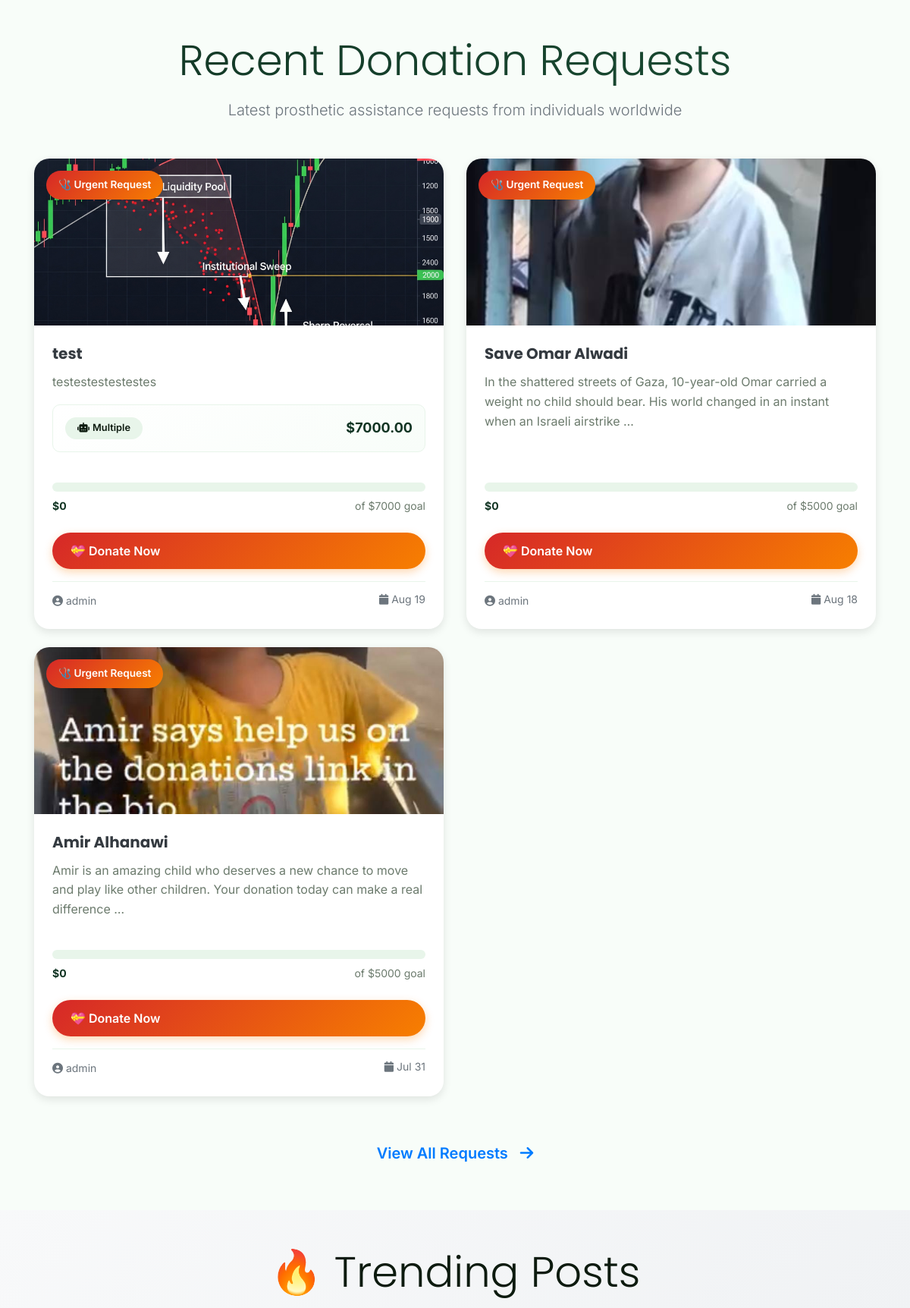
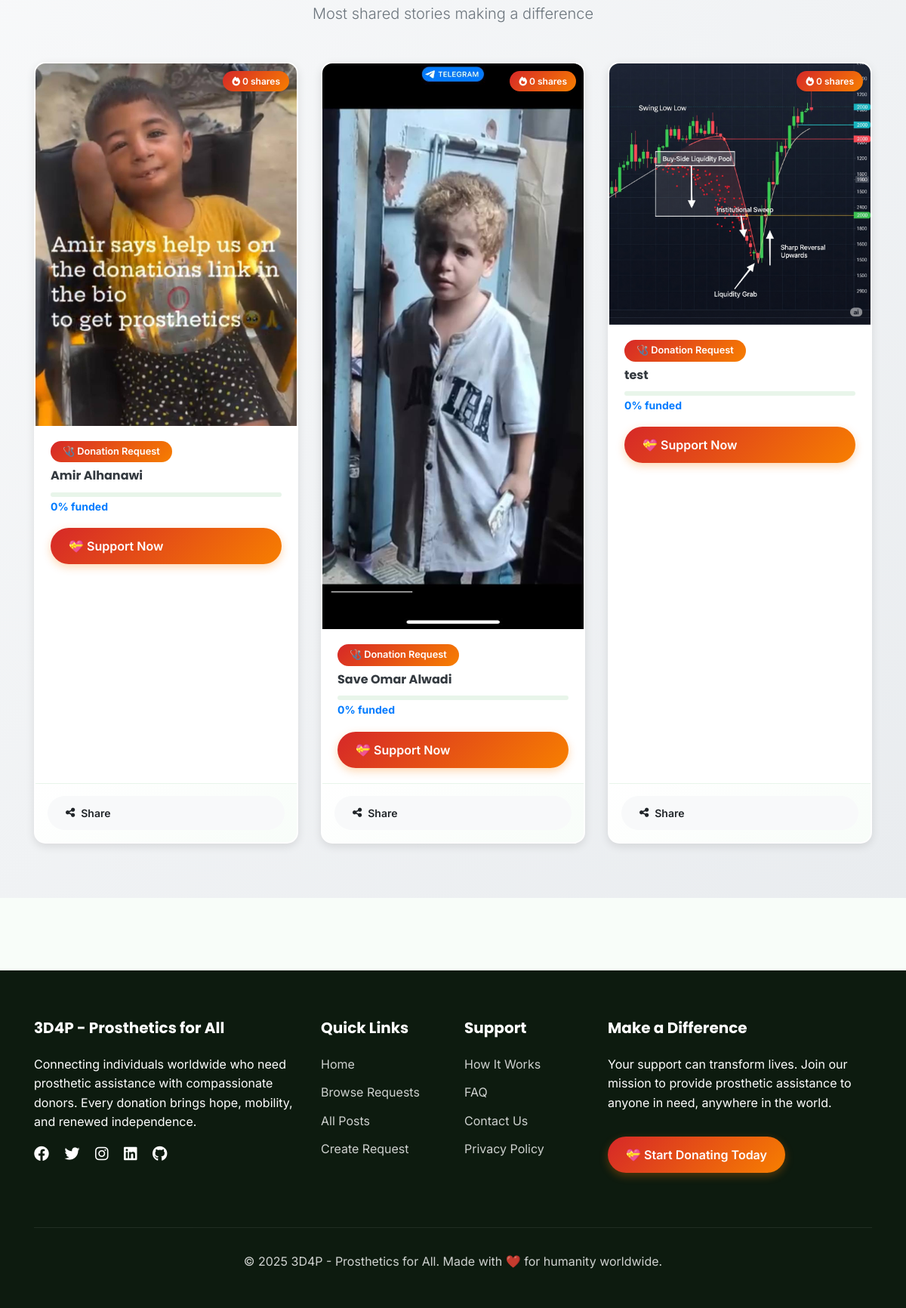
Before: / (lower part) with the older database file (2 pictures, top to bottom).
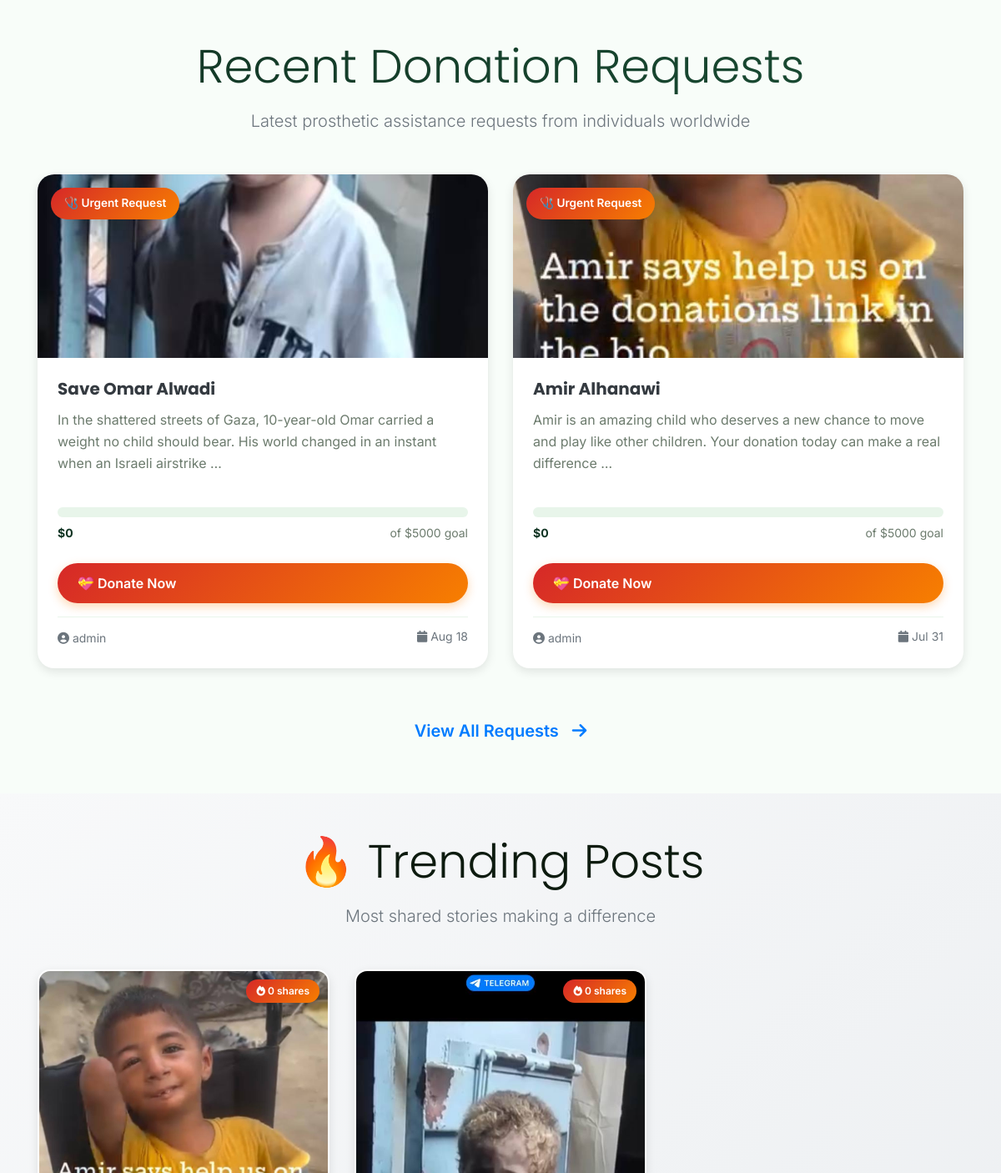
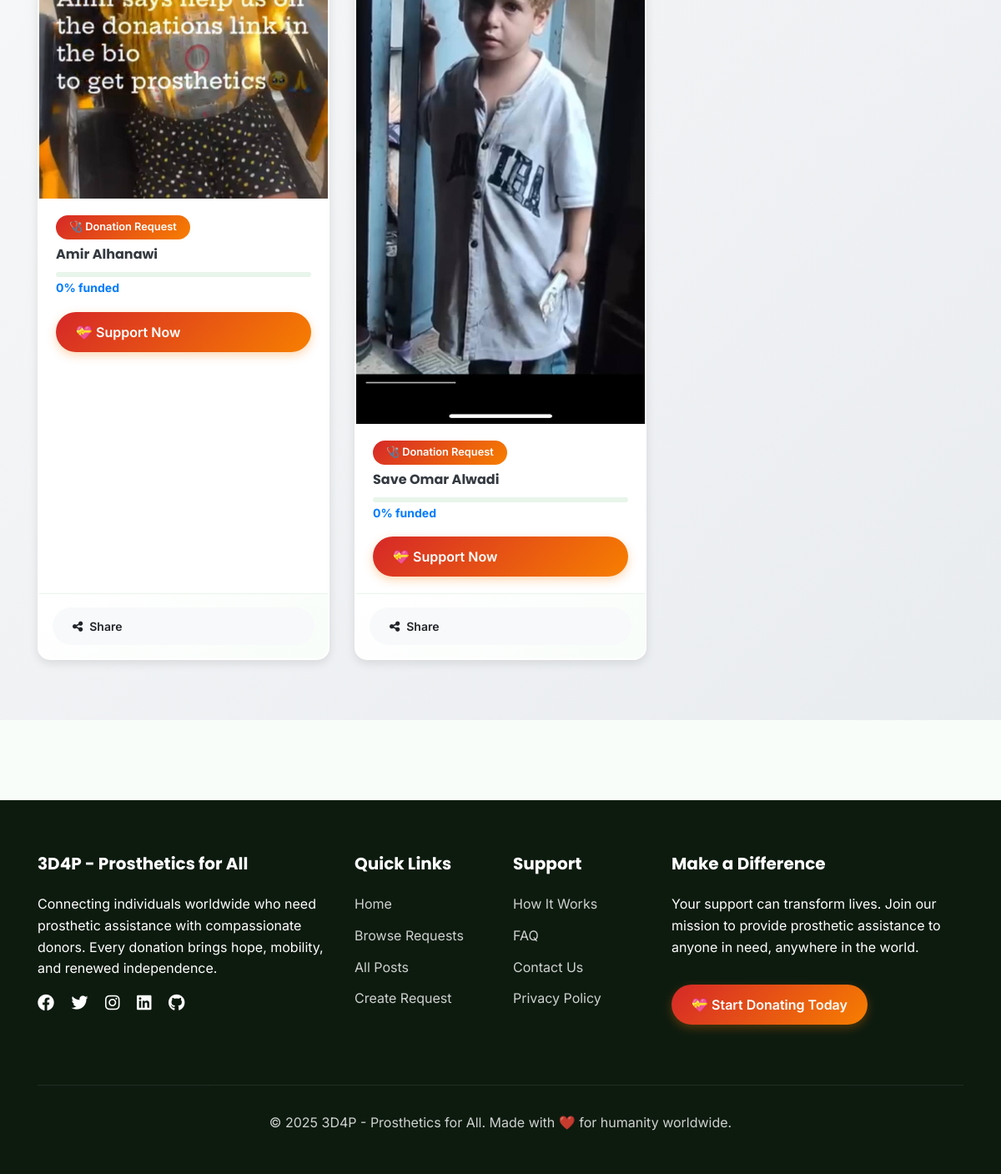
After: the same page with the newer database file (2 pictures, top to bottom).
### posts/models.py (models this page shows, shortened)
class Post(models.Model):
    POST_TYPE_CHOICES = [
        ('regular', 'Regular Post'),
        ('donation', 'Donation Request'),
    ]
    author = models.ForeignKey(User, on_delete=models.CASCADE, null=True, blank=True)
    author_name = models.CharField(max_length=100, blank=True)
    title = models.CharField(max_length=200)
    content = models.TextField()
    post_type = models.CharField(max_length=20, choices=POST_TYPE_CHOICES, default='regular')
    is_approved = models.BooleanField(default=False)
    created_at = models.DateTimeField(auto_now_add=True)
    updated_at = models.DateTimeField(auto_now=True)
    view_count = models.IntegerField(default=0)
    share_count = models.IntegerField(default=0)
    image = models.ImageField(upload_to='post_images/', null=True, blank=True)

class DonationRequest(models.Model):
    post = models.OneToOneField(Post, on_delete=models.CASCADE, related_name='donation_details')
    estimated_cost = models.DecimalField(max_digits=10, decimal_places=2)
    prosthetic_type = models.CharField(max_length=100)
    measurements = models.TextField()

### donations/models.py (models this page shows, shortened)
class DonationGoal(models.Model):
    post = models.OneToOneField(Post, on_delete=models.CASCADE, related_name='donation_goal')
    goal_amount = models.DecimalField(max_digits=10, decimal_places=2)
    current_amount = models.DecimalField(max_digits=10, decimal_places=2, default=Decimal('0.00'))
    is_active = models.BooleanField(default=True)
    created_at = models.DateTimeField(auto_now_add=True)
    @property
    def progress_percentage(self):
        if self.goal_amount == 0:
            return 0
        return min((self.current_amount / self.goal_amount) * 100, 100)

### users/models.py (models this page shows, shortened)
class CustomUser(AbstractUser):
    is_member = models.BooleanField(default=False)
    is_verified = models.BooleanField(default=False)
    bio = models.TextField(blank=True)
    date_of_birth = models.DateField(null=True, blank=True)
    pass

### prosthetic_3D4P/views.py (the view)
# urls.py: path('', views.home, name='home'),
def home(request):
    recent_posts = Post.objects.filter(is_approved=True).order_by('-created_at')[:5]
    most_shared_posts = Post.objects.filter(is_approved=True).order_by('-share_count')[:5]
    context = {
        'recent_posts': recent_posts,
        'most_shared_posts': most_shared_posts,
    }
    return render(request, 'home.html', context)

### users/templatetags/user_tags.py (called while the page is built)
@register.filter
def is_member(user):
    if user is None or not user.is_authenticated:
        return False
    return hasattr(user, 'memberprofile') and user.memberprofile.is_verified

### utils/error_handlers.py (called while the page is built)
    def __call__(self, request):
        if self.is_suspicious_request(request):
            logger.warning(
                f"Suspicious request detected: {request.method} {request.get_full_path()} "
                f"from IP: {self.get_client_ip(request)}"
            )
        response = self.get_response(request)
        return response

    def is_suspicious_request(self, request):
        suspicious_patterns = [
            'admin/', 'wp-admin/', 'phpmyadmin/', '.env', 'config.php',
            'shell.php', 'cmd.php', 'eval(', 'system(', 'exec('
        ]
        path = request.get_full_path().lower()
        return any(pattern in path for pattern in suspicious_patterns)

### templates/home.html (shortened to what this page needs)
{% extends 'base.html' %}
{% load user_tags %}
{% load i18n %}
{% block content %}
<section class="py-5">
    <div class="container">
        <div class="text-center mb-5" data-aos="fade-up">
            <h2 class="display-4 text-gradient">Recent Donation Requests</h2>
            <p class="lead text-muted">Latest prosthetic assistance requests from individuals worldwide</p>
        </div>
        <div class="row">
            {% for post in recent_posts %}
            {% if post.post_type == 'donation' %}
            <div class="col-lg-6 mb-4" data-aos="fade-up" data-aos-delay="{% cycle '100' '200' '300' '400' '500' %}">
                <div class="donation-card h-100">
                    {% if post.image %}
                    <div class="card-img-wrapper">
                        <img src="{{ post.image.url }}" class="card-img-top" alt="{{ post.title }}">
                        <div class="urgency-badge">
                            🩺 Urgent Request
                        </div>
                    </div>
                    {% endif %}
                    <div class="card-body">
                        <h5 class="card-title">
                            <a href="{% url 'post_detail' post.pk %}" class="text-decoration-none text-dark">
                                {{ post.title }}
                            </a>
                        </h5>
                        <p class="card-text">{{ post.content|truncatewords:25 }}</p>
                        {% if post.donation_details %}
                        <div class="prosthetic-info mb-3">
                            <div class="d-flex justify-content-between align-items-center">
                                <span class="badge badge-light">
                                    <i class="fas fa-robot"></i> {{ post.donation_details.prosthetic_type }}
                                </span>
                                <span class="estimated-cost">
                                    ${{ post.donation_details.estimated_cost }}
                                </span>
                            </div>
                        </div>
                        {% endif %}
                        {% if post.donation_goal %}
                        <div class="progress-wrapper">
                            <div class="progress">
                            </div>
                            <div class="progress-info">
                                <span class="raised">${{ post.donation_goal.current_amount|floatformat:0 }}</span>
                                <span class="goal">of ${{ post.donation_goal.goal_amount|floatformat:0 }} goal</span>
                            </div>
                        </div>
                        {% endif %}
                        <div class="mt-auto">
                            <a href="{% url 'donate_to_post' post.id %}" class="btn btn-donate btn-block">
                                💝 Donate Now
                            </a>
                            <div class="post-meta mt-3">
                                <small class="text-muted">
                                    <i class="fas fa-user-circle"></i>
                                    {% if post.author %}
                                        {{ post.author.username }}
                                    {% else %}
                                        {{ post.author_name }}
                                    {% endif %}
                                </small>
                                <small class="text-muted float-right">
                                    <i class="fas fa-calendar"></i> {{ post.created_at|date:"M j" }}
                                </small>
                            </div>
                        </div>
                    </div>
                </div>
            </div>
            {% endif %}
            {% endfor %}
        </div>
        <div class="text-center mt-4">
            <a href="{% url 'post_list' %}" class="btn btn-outline-primary btn-lg">
                View All Requests <i class="fas fa-arrow-right ml-2"></i>
            </a>
        </div>
    </div>
</section>
<section class="py-5 bg-light">
    <div class="container">
        <div class="text-center mb-5" data-aos="fade-up">
            <h2 class="display-4">🔥 Trending Posts</h2>
            <p class="lead text-muted">Most shared stories making a difference</p>
        </div>
        <div class="row">
            {% for post in most_shared_posts %}
            <div class="col-lg-4 col-md-6 mb-4" data-aos="fade-up" data-aos-delay="{% cycle '100' '200' '300' '400' '500' '600' %}">
                <div class="trending-card h-100">
                    <div class="trending-badge">
                        <i class="fas fa-fire"></i> {{ post.share_count }} shares
                    </div>
                    {% if post.post_type == 'donation' %}
                    {% if post.image %}
                    <div class="card-img-wrapper">
                        <img src="{{ post.image.url }}" class="card-img-top" alt="{{ post.title }}">
                    </div>
                    {% else %}
                    <div class="card-img-wrapper" style="background: var(--gradient-danger); height: 180px; display: flex; align-items: center; justify-content: center;">
                        <i class="fas fa-hands-helping" style="font-size: 3rem; color: white;"></i>
                    </div>
                    {% endif %}
                    <div class="card-body">
                        <span class="badge badge-danger mb-2">🩺 Donation Request</span>
                        <h6 class="card-title">
                            <a href="{% url 'post_detail' post.pk %}" class="text-decoration-none text-dark">
                                {{ post.title|truncatewords:10 }}
                            </a>
                        </h6>
                        {% if post.donation_goal %}
                        <div class="mini-progress mb-3">
                            <div class="progress" style="height: 6px;">
                            </div>
                            <small class="text-primary font-weight-bold">
                                {{ post.donation_goal.progress_percentage|floatformat:0 }}% funded
                            </small>
                        </div>
                        {% endif %}
                        <a href="{% url 'donate_to_post' post.id %}" class="btn btn-donate btn-sm btn-block">
                            💝 Support Now
                        </a>
                    </div>
                    {% endif %}
                    <div class="card-footer">
                        <button class="btn btn-sm btn-light shareButton w-100" data-post-id="{{ post.id }}">
                            <i class="fas fa-share-alt"></i> Share
                        </button>
                    </div>
                </div>
            </div>
            {% endfor %}
        </div>
    </div>
</section>
{% endblock %}

### templates/base.html (shortened to what this page needs)
{% load static %}
<!DOCTYPE html>
<html lang="en">
<head>
    <link rel="stylesheet" href="https://cdn.jsdelivr.net/npm/bootstrap@4.6.2/dist/css/bootstrap.min.css">
    <link rel="stylesheet" href="https://cdnjs.cloudflare.com/ajax/libs/font-awesome/6.4.0/css/all.min.css">
    <link rel="stylesheet" href="https://unpkg.com/aos@2.3.1/dist/aos.css">
    <link rel="stylesheet" type="text/css" href="{% static 'css/main.css' %}">
    <link rel="stylesheet" type="text/css" href="{% static 'css/profile.css' %}">
</head>
<body>
    <main style="padding-top: 80px;">
        {% block content %}
        {% endblock %}
    </main>
    <footer class="footer">
        <div class="container">
            <div class="row">
                <div class="col-lg-4 mb-4">
                    <h5>3D4P - Prosthetics for All</h5>
                    <p class="mb-3">Connecting individuals worldwide who need prosthetic assistance with compassionate donors. Every donation brings hope, mobility, and renewed independence.</p>
                    <div class="social-links">
                        <a href="#" class="text-white mr-3"><i class="fab fa-facebook fa-lg"></i></a>
                        <a href="#" class="text-white mr-3"><i class="fab fa-twitter fa-lg"></i></a>
                        <a href="#" class="text-white mr-3"><i class="fab fa-instagram fa-lg"></i></a>
                        <a href="#" class="text-white mr-3"><i class="fab fa-linkedin fa-lg"></i></a>
                        <a href="https://github.com/FarisAlahmad714/3D4P" class="text-white"><i class="fab fa-github fa-lg"></i></a>
                    </div>
                </div>
                <div class="col-lg-2 col-md-6 mb-4">
                    <h5>Quick Links</h5>
                    <ul class="footer-links">
                        <li><a href="{% url 'home' %}">Home</a></li>
                        <li><a href="{% url 'donation_list' %}">Browse Requests</a></li>
                        <li><a href="{% url 'post_list' %}">All Posts</a></li>
                        <li><a href="{% url 'select_post_type' %}">Create Request</a></li>
                    </ul>
                </div>
                <div class="col-lg-2 col-md-6 mb-4">
                    <h5>Support</h5>
                    <ul class="footer-links">
                        <li><a href="{% url 'how_it_works' %}">How It Works</a></li>
                        <li><a href="{% url 'faq' %}">FAQ</a></li>
                        <li><a href="{% url 'contact_us' %}">Contact Us</a></li>
                        <li><a href="{% url 'privacy_policy' %}">Privacy Policy</a></li>
                    </ul>
                </div>
                <div class="col-lg-4 mb-4">
                    <h5>Make a Difference</h5>
                    <p>Your support can transform lives. Join our mission to provide prosthetic assistance to anyone in need, anywhere in the world.</p>
                    <a href="{% url 'donation_list' %}" class="btn btn-donate btn-lg mt-3">
                        💝 Start Donating Today
                    </a>
                </div>
            </div>
            <div class="footer-bottom">
                <p>&copy; 2025 3D4P - Prosthetics for All. Made with ❤️ for humanity worldwide.</p>
            </div>
        </div>
    </footer>
</body>
</html>

### templates/home.html (style rules this page uses)
.card-title a { transition: var(--transition-fast); }
[data-aos] { opacity: 0; transform: translateY(30px); transition: all 0.8s ease; }

Changed rows visible on the page:
removed Post: image (picture), title "test", content "testestestestestes", donation_details.prosthetic_type "Multiple", donation_details.estimated_cost "7000.00", donation_goal.current_amount "0", donation_goal.goal_amount "7000", author.username "admin", created_at "Aug 19", share_count "0", donation_goal.progress_percentage "0"
